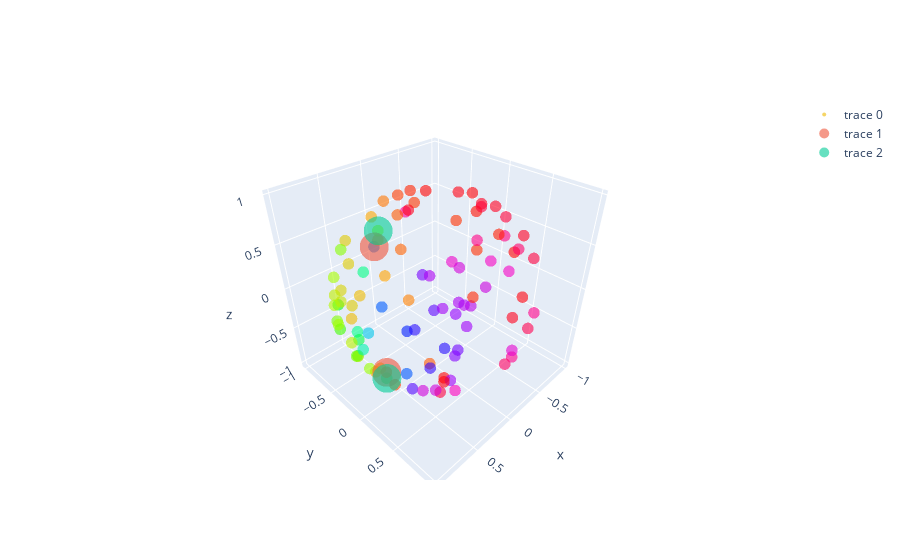

This figure's notebook cell:
### Code cell
# 2222222222222



fig = go.Figure(data=[go.Scatter3d(
    x=x,
    y=y,
    z=z,
    mode='markers',
    text = [str(i) for i in co_2],
    #text = [str(x) for x in d],
    marker=dict(
        size=4,
        color = np.mod(co_2,1.0),             # set color to an array/list of desired values
        colorscale='HSV',
        # choose a colorscale
        opacity=0.6
    )
)])

fig.add_trace(
    go.Scatter3d(
    x = df.iloc[L[:2]].iloc[:,0],
    y = df.iloc[L[:2]].iloc[:,1],
    z = df.iloc[L[:2]].iloc[:,2], mode = "markers",
      
      marker=dict(
        #c = "black",
        size=10,
        color = 0,             # set color to an array/list of desired values
        colorscale='magma',
        # choose a colorscale
        opacity=0.6
    )))


fig.add_trace(
    go.Scatter3d(
    x = df.iloc[L[2:]].iloc[:,0],
    y = df.iloc[L[2:]].iloc[:,1],
    z = df.iloc[L[2:]].iloc[:,2], mode = "markers",
      
      marker=dict(
        #color = "black",
        size=10,
        color = 1,             # set color to an array/list of desired values
        colorscale='magma',
        # choose a colorscale
        opacity=0.6
    )))


fig.show()
